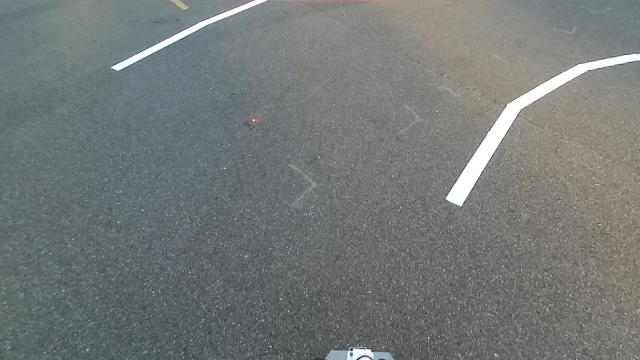
#> input picture lanes-big-in/1.png, 640 x 360 px, found by its file name; its folder holds only this picture in this run
$ python threshold.py
#> lines starting #> are read from the running program, lines starting #| are printed output that depends on the picture; after the words box and inside, x2 and y2 are one past the last pixel; in counts of white or black regions, pixels touching at a corner belong together
import os
import cv2
import time
from tqdm import tqdm
import numpy as np

INPUT_DIR = "C:\\Users\\16474\\Desktop\\lanes-utra\\lanes-big-in"
OUTPUT_DIR = "C:\\Users\\16474\\Desktop\\lanes-utra\\threshold-out"


def create_mask(img_hsv):
    '''Create mask for white pixels using HSV color scheme'''
    sensitivity = 35
    lower_white = np.array([0,0,255-sensitivity])
    upper_white = np.array([255,sensitivity,255])
    mask = cv2.inRange(img_hsv, lower_white, upper_white)

    return mask


def get_output_img(img, mask):
    '''Convert masked image to output format'''
    output_img = np.zeros((img.shape[0], img.shape[1]), np.uint8)
    output_img[np.where(mask == 0)] = 0
    output_img[np.where(mask != 0)] = 255

    return output_img


def main():
    ts = []

    # iterate through input files
    for filename in tqdm(os.listdir(INPUT_DIR)):
        f = os.path.join(INPUT_DIR, filename)
        img = cv2.imread(f)
#> img is the input picture: shape (360, 640, 3); mean B, G, R 119.5, 120.4, 116.2

        t1 = time.time()

        # convert from bgr to hsv
        img_hsv = cv2.cvtColor(img, cv2.COLOR_BGR2HSV)
#> img_hsv: shape (360, 640, 3); mean H, S, V 66.9, 19.4, 122.6

        # resize image
        scale_percent = 25
        width = int(img_hsv.shape[1] * scale_percent / 100)
#> width = 160
        height = int(img_hsv.shape[0] * scale_percent / 100)
#> height = 90
        dim = (width, height)
#> dim = (160, 90)
        resized = cv2.resize(img_hsv, dim, interpolation = cv2.INTER_AREA)
#> resized: shape (90, 160, 3); mean H, S, V 66.9, 19.4, 122.6

        # create white mask
        mask = create_mask(resized)
#> in create_mask, `mask = cv2.inRange(img_hsv, lower_white, upper_white)`:
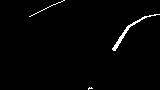
#> mask: shape (90, 160); 1.4% white in thin lines or dots, all inside (x1, y1, x2, y2) = (29, 0, 160, 90)

        # generate black and white output image
        output_img = get_output_img(resized, mask)

        # resize image
        scale_percent = 400
        width = int(output_img.shape[1] * scale_percent / 100)
#> width = 640
        height = int(output_img.shape[0] * scale_percent / 100)
#> height = 360
        dim = (width, height)
#> dim = (640, 360)
        output_img = cv2.resize(output_img, dim, interpolation = cv2.INTER_AREA)
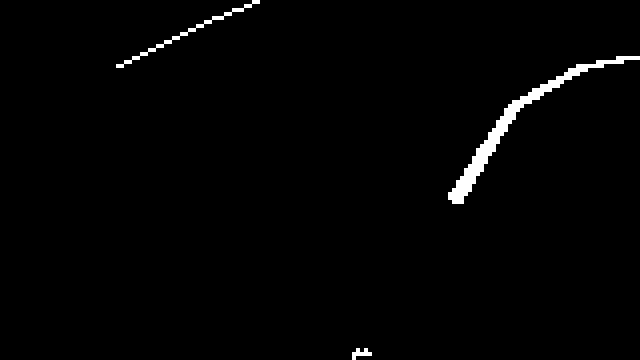
#> output_img: shape (360, 640); 1.4% white; 3 white regions, box (x1, y1, x2, y2) and area: (448, 56, 640, 204) 2592, (116, 0, 260, 68) 576, (352, 348, 372, 360) 128

        t2 = time.time()

        ts.append(t2 - t1)

        # save output image
        cv2.imwrite(OUTPUT_DIR + "\\" + filename, output_img)

    print(str(len(ts) / sum(ts)) + " fps")


if __name__ == "__main__":
    main()

$ run again, on lanes-big-in/11.png
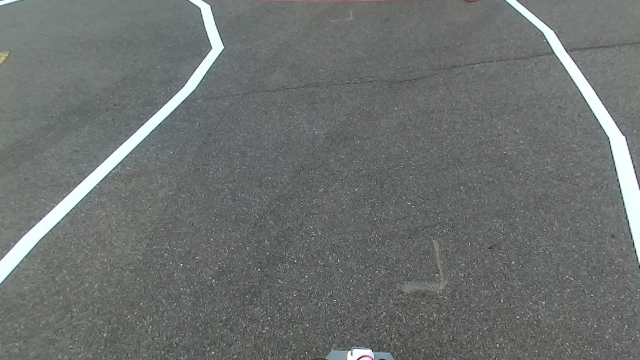
#> input picture lanes-big-in/11.png, 640 x 360 px, found by its file name
#> in main, img is the input picture: shape (360, 640, 3); mean B, G, R 111.9, 113.4, 109.8
#> img_hsv: shape (360, 640, 3); mean H, S, V 71.8, 9.1, 113.6
#> resized: shape (90, 160, 3); mean H, S, V 71.8, 9.1, 113.6
#> in create_mask, `mask = cv2.inRange(img_hsv, lower_white, upper_white)`:
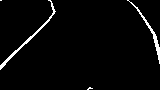
#> mask: shape (90, 160); 2.8% white in thin lines or dots
#> in main, `output_img = cv2.resize(output_img, dim, interpolation = cv2.INTER_AREA)`:
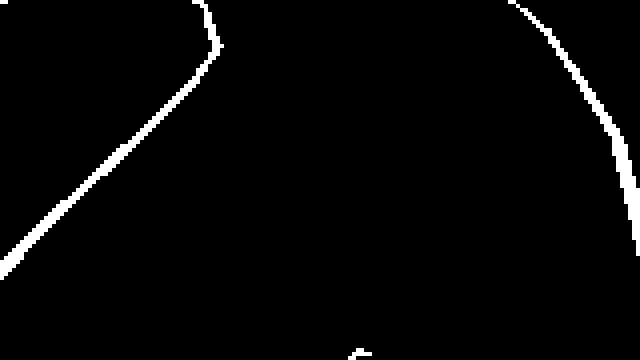
#> output_img: shape (360, 640); 2.8% white; 4 white regions, box (x1, y1, x2, y2) and area: (0, 0, 224, 280) 3504, (508, 0, 640, 256) 2832, (348, 348, 372, 360) 144, (0, 0, 8, 4) 32

$ run again, on lanes-big-in/114.png
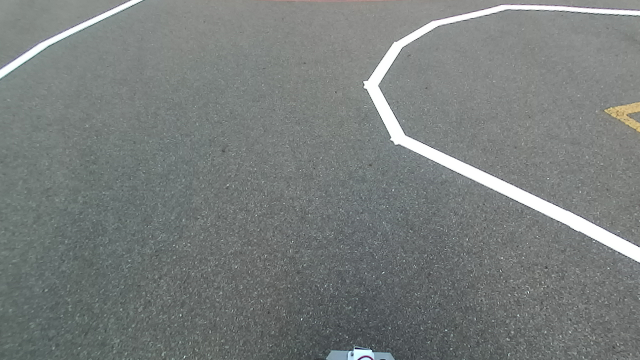
#> input picture lanes-big-in/114.png, 640 x 360 px, found by its file name
#> in main, img is the input picture: shape (360, 640, 3); mean B, G, R 124.7, 126, 121.2
#> img_hsv: shape (360, 640, 3); mean H, S, V 77.4, 11.9, 126.4
#> resized: shape (90, 160, 3); mean H, S, V 77.4, 11.9, 126.4
#> in create_mask, `mask = cv2.inRange(img_hsv, lower_white, upper_white)`:
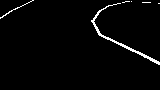
#> mask: shape (90, 160); 2.3% white in thin lines or dots, all inside (x1, y1, x2, y2) = (0, 0, 160, 65)
#> in main, `output_img = cv2.resize(output_img, dim, interpolation = cv2.INTER_AREA)`:
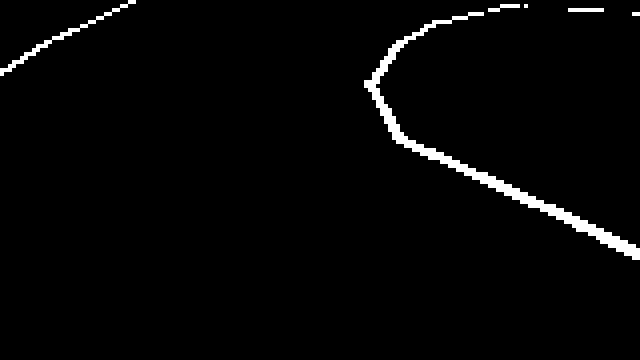
#> output_img: shape (360, 640); 2.3% white; 6 white regions (1 under 20 px), largest, box (x1, y1, x2, y2) and area: (364, 12, 640, 260) 4304, (0, 0, 136, 76) 704, (568, 8, 604, 12) 144, (488, 4, 520, 12) 128, (632, 12, 640, 16) 32

$ run again, on lanes-big-in/119.png
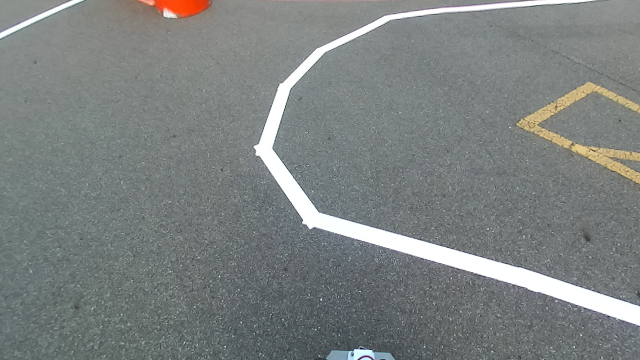
#> input picture lanes-big-in/119.png, 640 x 360 px, found by its file name
#> in main, img is the input picture: shape (360, 640, 3); mean B, G, R 128.3, 129.2, 124.4
#> img_hsv: shape (360, 640, 3); mean H, S, V 82.6, 16.6, 131
#> resized: shape (90, 160, 3); mean H, S, V 82.6, 16.6, 131
#> in create_mask, `mask = cv2.inRange(img_hsv, lower_white, upper_white)`:
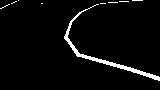
#> mask: shape (90, 160); 3.8% white; 9 white regions (8 under 20 px), largest, box (x1, y1, x2, y2) and area: (64, 4, 160, 81) 495
#> in main, `output_img = cv2.resize(output_img, dim, interpolation = cv2.INTER_AREA)`:
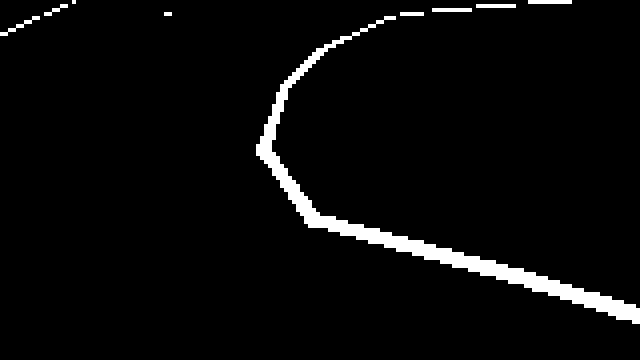
#> output_img: shape (360, 640); 3.8% white; 9 white regions (1 under 20 px), largest, box (x1, y1, x2, y2) and area: (256, 16, 640, 324) 7920, (528, 0, 572, 4) 176, (476, 4, 516, 8) 160

$ run again, on lanes-big-in/102.png
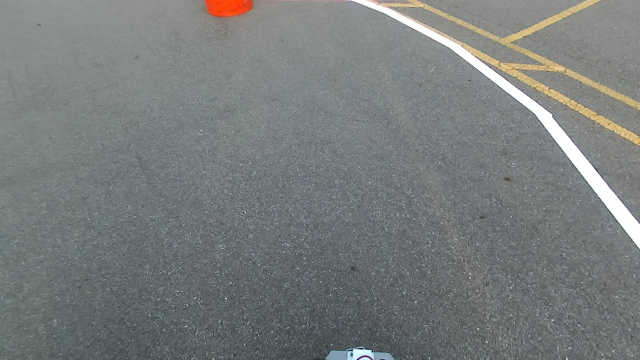
#> input picture lanes-big-in/102.png, 640 x 360 px, found by its file name
#> in main, img is the input picture: shape (360, 640, 3); mean B, G, R 123.8, 124.4, 119.7
#> img_hsv: shape (360, 640, 3); mean H, S, V 84.6, 18.1, 126.7
#> resized: shape (90, 160, 3); mean H, S, V 84.6, 18.1, 126.7
#> in create_mask, `mask = cv2.inRange(img_hsv, lower_white, upper_white)`:
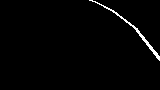
#> mask: shape (90, 160); 1.5% white in thin lines or dots, all inside (x1, y1, x2, y2) = (89, 0, 160, 61)
#> in main, `output_img = cv2.resize(output_img, dim, interpolation = cv2.INTER_AREA)`:
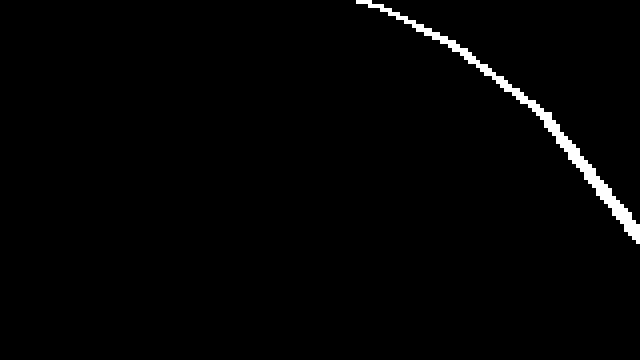
#> output_img: shape (360, 640); 1.5% white; 1 white region, box (x1, y1, x2, y2) and area: (356, 0, 640, 244) 3408
